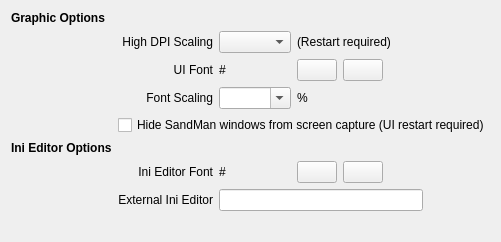
           <widget class="QWidget" name="tab">
            <attribute name="title">
             <string>Interface Options</string>
            </attribute>
            <layout class="QGridLayout" name="gridLayout_32">
             <item row="0" column="0">
              <layout class="QGridLayout" name="gridLayout_31">
               <item row="1" column="1">
                <widget class="QLabel" name="label_23">
                 <property name="text">
                  <string>High DPI Scaling</string>
                 </property>
                 <property name="alignment">
                  <set>Qt::AlignmentFlag::AlignRight|Qt::AlignmentFlag::AlignTrailing|Qt::AlignmentFlag::AlignVCenter</set>
                 </property>
                 <property name="buddy">
                  <cstring>cmbDPI</cstring>
                 </property>
                </widget>
               </item>
               <item row="3" column="3">
                <widget class="QLabel" name="label_13">
                 <property name="text">
                  <string>%</string>
                 </property>
                </widget>
               </item>
               <item row="7" column="1">
                <widget class="QLabel" name="label_26">
                 <property name="text">
                  <string>External Ini Editor</string>
                 </property>
                 <property name="alignment">
                  <set>Qt::AlignmentFlag::AlignRight|Qt::AlignmentFlag::AlignTrailing|Qt::AlignmentFlag::AlignVCenter</set>
                 </property>
                 <property name="buddy">
                  <cstring>txtEditor</cstring>
                 </property>
                </widget>
               </item>
               <item row="6" column="1">
                <widget class="QLabel" name="label_6">
                 <property name="text">
                  <string>Ini Editor Font</string>
                 </property>
                 <property name="alignment">
                  <set>Qt::AlignmentFlag::AlignRight|Qt::AlignmentFlag::AlignTrailing|Qt::AlignmentFlag::AlignVCenter</set>
                 </property>
                </widget>
               </item>
               <item row="3" column="2">
                <widget class="QComboBox" name="cmbFontScale">
                 <property name="editable">
                  <bool>true</bool>
                 </property>
                </widget>
               </item>
               <item row="8" column="4">
                <spacer name="horizontalSpacer_20">
                 <property name="orientation">
                  <enum>Qt::Orientation::Horizontal</enum>
                 </property>
                 <property name="sizeHint" stdset="0">
                  <size>
                   <width>40</width>
                   <height>20</height>
                  </size>
                 </property>
                </spacer>
               </item>
               <item row="6" column="3">
                <layout class="QHBoxLayout" name="horizontalLayout_4">
                 <item>
                  <widget class="QPushButton" name="btnSelectIniFont">
                   <property name="toolTip">
                    <string>Select font</string>
                   </property>
                   <property name="text">
                    <string/>
                   </property>
                  </widget>
                 </item>
                 <item>
                  <widget class="QPushButton" name="btnResetIniFont">
                   <property name="toolTip">
                    <string>Reset font</string>
                   </property>
                   <property name="text">
                    <string/>
                   </property>
                  </widget>
                 </item>
                 <item>
                  <spacer name="horizontalSpacer">
                   <property name="orientation">
                    <enum>Qt::Orientation::Horizontal</enum>
                   </property>
                   <property name="sizeHint" stdset="0">
                    <size>
                     <width>40</width>
                     <height>20</height>
                    </size>
                   </property>
                  </spacer>
                 </item>
                </layout>
               </item>
               <item row="1" column="2">
                <widget class="QComboBox" name="cmbDPI"/>
               </item>
               <item row="8" column="0">
                <spacer name="horizontalSpacer_17">
                 <property name="orientation">
                  <enum>Qt::Orientation::Horizontal</enum>
                 </property>
                 <property name="sizeHint" stdset="0">
                  <size>
                   <width>40</width>
                   <height>20</height>
                  </size>
                 </property>
                </spacer>
               </item>
               <item row="0" column="0">
                <widget class="QLabel" name="lblDisplay">
                 <property name="font">
                  <font>
                   <bold>true</bold>
                   <kerning>true</kerning>
                  </font>
                 </property>
                 <property name="text">
                  <string>Graphic Options</string>
                 </property>
                </widget>
               </item>
               <item row="8" column="2">
                <spacer name="horizontalSpacer_18">
                 <property name="orientation">
                  <enum>Qt::Orientation::Horizontal</enum>
                 </property>
                 <property name="sizeHint" stdset="0">
                  <size>
                   <width>40</width>
                   <height>20</height>
                  </size>
                 </property>
                </spacer>
               </item>
               <item row="8" column="3">
                <spacer name="horizontalSpacer_19">
                 <property name="orientation">
                  <enum>Qt::Orientation::Horizontal</enum>
                 </property>
                 <property name="sizeHint" stdset="0">
                  <size>
                   <width>40</width>
                   <height>20</height>
                  </size>
                 </property>
                </spacer>
               </item>
               <item row="3" column="1">
                <widget class="QLabel" name="label_24">
                 <property name="text">
                  <string>Font Scaling</string>
                 </property>
                 <property name="alignment">
                  <set>Qt::AlignmentFlag::AlignRight|Qt::AlignmentFlag::AlignTrailing|Qt::AlignmentFlag::AlignVCenter</set>
                 </property>
                 <property name="buddy">
                  <cstring>cmbFontScale</cstring>
                 </property>
                </widget>
               </item>
               <item row="6" column="2">
                <widget class="QLabel" name="lblIniEditFont">
                 <property name="text">
                  <string>#</string>
                 </property>
                </widget>
               </item>
               <item row="8" column="1">
                <spacer name="verticalSpacer_10">
                 <property name="orientation">
                  <enum>Qt::Orientation::Vertical</enum>
                 </property>
                 <property name="sizeHint" stdset="0">
                  <size>
                   <width>20</width>
                   <height>8</height>
                  </size>
                 </property>
                </spacer>
               </item>
               <item row="7" column="2" colspan="2">
                <widget class="QLineEdit" name="txtEditor"/>
               </item>
               <item row="1" column="3">
                <widget class="QLabel" name="label">
                 <property name="text">
                  <string>(Restart required)</string>
                 </property>
                </widget>
               </item>
               <item row="5" column="0">
                <widget class="QLabel" name="lblEditor">
                 <property name="font">
                  <font>
                   <bold>true</bold>
                   <kerning>true</kerning>
                  </font>
                 </property>
                 <property name="text">
                  <string>Ini Editor Options</string>
                 </property>
                </widget>
               </item>
               <item row="4" column="1" colspan="4">
                <widget class="QCheckBox" name="chkHide">
                 <property name="text">
                  <string>Hide SandMan windows from screen capture (UI restart required)</string>
                 </property>
                </widget>
               </item>
               <item row="2" column="1">
                <widget class="QLabel" name="label_33">
                 <property name="text">
                  <string>UI Font</string>
                 </property>
                 <property name="alignment">
                  <set>Qt::AlignmentFlag::AlignRight|Qt::AlignmentFlag::AlignTrailing|Qt::AlignmentFlag::AlignVCenter</set>
                 </property>
                 <property name="buddy">
                  <cstring>lblUiFont</cstring>
                 </property>
                </widget>
               </item>
               <item row="2" column="2">
                <widget class="QLabel" name="lblUiFont">
                 <property name="text">
                  <string>#</string>
                 </property>
                </widget>
               </item>
               <item row="2" column="3">
                <layout class="QHBoxLayout" name="horizontalLayout_7">
                 <item>
                  <widget class="QPushButton" name="btnSelectUiFont">
                   <property name="toolTip">
                    <string>Select Font</string>
                   </property>
                   <property name="text">
                    <string/>
                   </property>
                  </widget>
                 </item>
                 <item>
                  <widget class="QPushButton" name="btnResetUiFont">
                   <property name="toolTip">
                    <string>Reset Font</string>
                   </property>
                   <property name="text">
                    <string/>
                   </property>
                  </widget>
                 </item>
                 <item>
                  <spacer name="horizontalSpacer_23">
                   <property name="orientation">
                    <enum>Qt::Orientation::Horizontal</enum>
                   </property>
                   <property name="sizeHint" stdset="0">
                    <size>
                     <width>40</width>
                     <height>20</height>
                    </size>
                   </property>
                  </spacer>
                 </item>
                </layout>
               </item>
              </layout>
             </item>
            </layout>
           </widget>
